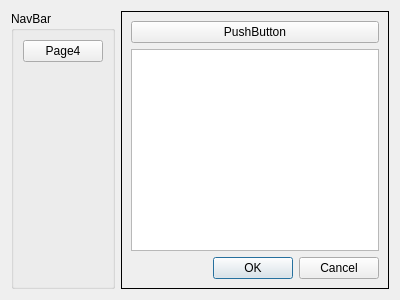
<?xml version="1.0" encoding="UTF-8"?>
<ui version="4.0">
 <class>PageNav</class>
 <widget class="QWidget" name="PageNav">
  <property name="geometry">
   <rect>
    <x>0</x>
    <y>0</y>
    <width>400</width>
    <height>300</height>
   </rect>
  </property>
  <property name="windowTitle">
   <string>Form</string>
  </property>
  <layout class="QHBoxLayout" name="horizontalLayout">
   <item>
    <widget class="QGroupBox" name="groupBoxNavArea">
     <property name="title">
      <string>NavBar</string>
     </property>
     <layout class="QVBoxLayout" name="verticalLayout">
      <item>
       <layout class="QVBoxLayout" name="layoutNavBar"/>
      </item>
      <item>
       <widget class="NavButton" name="buttonPage4">
        <property name="text">
         <string>Page4</string>
        </property>
       </widget>
      </item>
      <item>
       <spacer name="verticalSpacer">
        <property name="orientation">
         <enum>Qt::Vertical</enum>
        </property>
        <property name="sizeHint" stdset="0">
         <size>
          <width>20</width>
          <height>40</height>
         </size>
        </property>
       </spacer>
      </item>
     </layout>
    </widget>
   </item>
   <item>
    <widget class="QStackedWidget" name="routeView">
     <property name="frameShape">
      <enum>QFrame::Box</enum>
     </property>
     <property name="currentIndex">
      <number>3</number>
     </property>
     <widget class="QWidget" name="page1">
      <layout class="QHBoxLayout" name="horizontalLayout_2">
       <item>
        <widget class="QCheckBox" name="checkBox">
         <property name="text">
          <string>CheckBox</string>
         </property>
        </widget>
       </item>
      </layout>
     </widget>
     <widget class="QWidget" name="page2">
      <layout class="QHBoxLayout" name="horizontalLayout_3">
       <item>
        <widget class="QCommandLinkButton" name="commandLinkButton">
         <property name="text">
          <string>CommandLinkButton</string>
         </property>
        </widget>
       </item>
      </layout>
     </widget>
     <widget class="QWidget" name="page3">
      <layout class="QHBoxLayout" name="horizontalLayout_4">
       <item>
        <widget class="QRadioButton" name="radioButton">
         <property name="text">
          <string>RadioButton</string>
         </property>
        </widget>
       </item>
      </layout>
     </widget>
     <widget class="QWidget" name="page4">
      <layout class="QGridLayout" name="gridLayout">
       <item row="2" column="0">
        <widget class="QListWidget" name="listWidget"/>
       </item>
       <item row="1" column="0">
        <widget class="QPushButton" name="pushButton_2">
         <property name="text">
          <string>PushButton</string>
         </property>
        </widget>
       </item>
       <item row="3" column="0">
        <widget class="QDialogButtonBox" name="buttonBox">
         <property name="standardButtons">
          <set>QDialogButtonBox::Cancel|QDialogButtonBox::Ok</set>
         </property>
        </widget>
       </item>
      </layout>
     </widget>
    </widget>
   </item>
  </layout>
 </widget>
 <customwidgets>
  <customwidget>
   <class>NavButton</class>
   <extends>QPushButton</extends>
   <header location="global">mvvmkit.navigations.ButtonNav.h</header>
  </customwidget>
 </customwidgets>
 <resources/>
 <connections/>
</ui>
